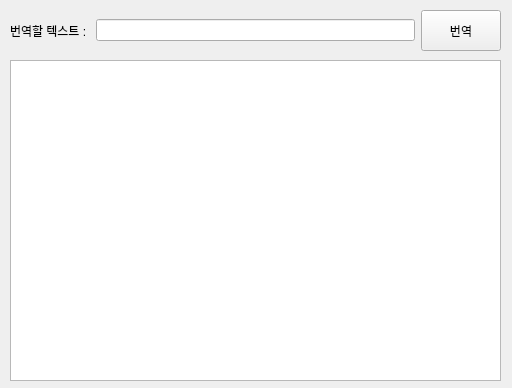
<?xml version="1.0" encoding="UTF-8"?>
<ui version="4.0">
 <class>Form</class>
 <widget class="QWidget" name="Form">
  <property name="geometry">
   <rect>
    <x>0</x>
    <y>0</y>
    <width>512</width>
    <height>388</height>
   </rect>
  </property>
  <property name="sizePolicy">
   <sizepolicy hsizetype="Minimum" vsizetype="Minimum">
    <horstretch>0</horstretch>
    <verstretch>0</verstretch>
   </sizepolicy>
  </property>
  <property name="windowTitle">
   <string>Form</string>
  </property>
  <widget class="QWidget" name="horizontalLayoutWidget">
   <property name="geometry">
    <rect>
     <x>10</x>
     <y>10</y>
     <width>491</width>
     <height>41</height>
    </rect>
   </property>
   <layout class="QHBoxLayout" name="horizontalLayout">
    <item>
     <widget class="QLabel" name="label">
      <property name="text">
       <string>번역할 텍스트 : </string>
      </property>
     </widget>
    </item>
    <item>
     <widget class="QLineEdit" name="txtBaseText">
      <property name="layoutDirection">
       <enum>Qt::LeftToRight</enum>
      </property>
     </widget>
    </item>
    <item>
     <widget class="QPushButton" name="btnTrans">
      <property name="sizePolicy">
       <sizepolicy hsizetype="Preferred" vsizetype="Preferred">
        <horstretch>0</horstretch>
        <verstretch>0</verstretch>
       </sizepolicy>
      </property>
      <property name="layoutDirection">
       <enum>Qt::RightToLeft</enum>
      </property>
      <property name="text">
       <string>번역</string>
      </property>
     </widget>
    </item>
   </layout>
  </widget>
  <widget class="QTextBrowser" name="textBrowser">
   <property name="geometry">
    <rect>
     <x>10</x>
     <y>60</y>
     <width>491</width>
     <height>321</height>
    </rect>
   </property>
  </widget>
 </widget>
 <resources/>
 <connections/>
</ui>
